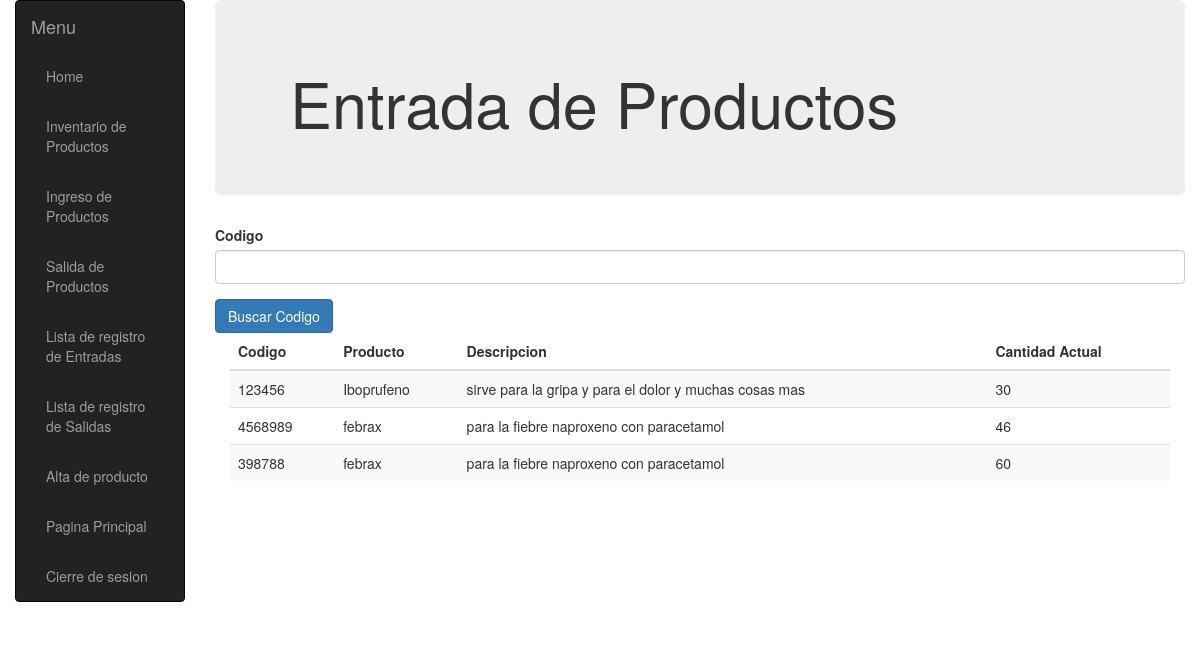
The page /almacen/entrada/ (signed in) on the database as committed earlier.
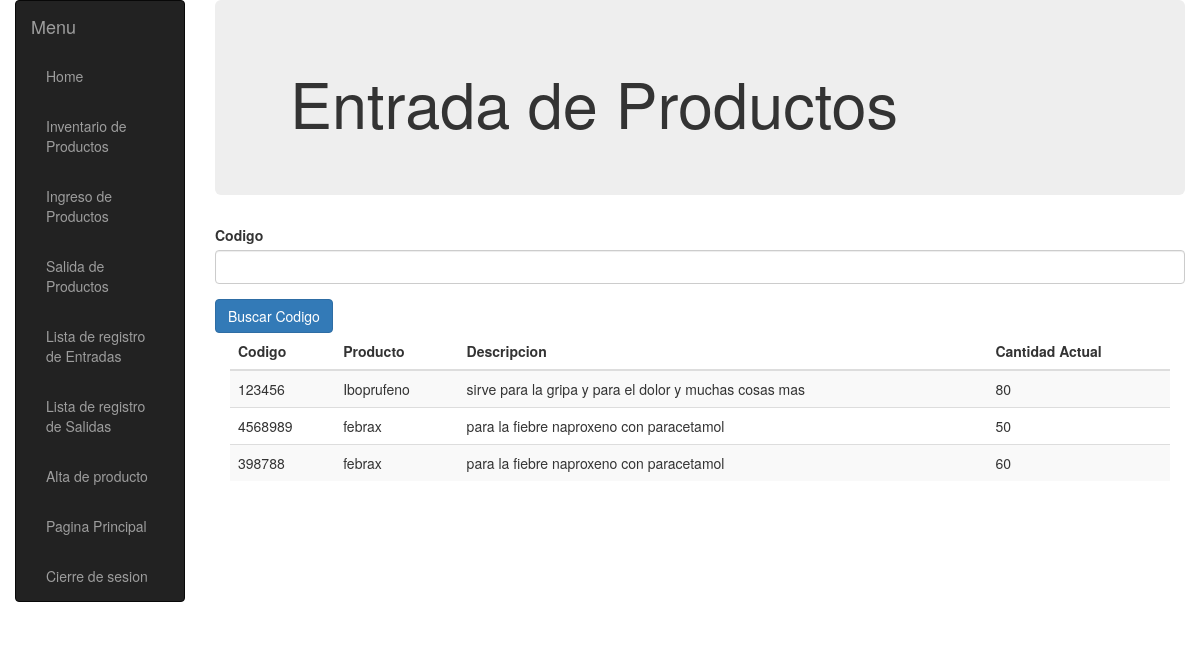
The same page on the database as committed later.
### almacen/models.py (models this page shows, shortened)
class Inventario(models.Model):
    producto=models.ForeignKey('Producto', on_delete=models.CASCADE, null=True)
    cantidad=models.IntegerField(default=0)
    codigob = models.CharField(max_length=200)

class Producto(models.Model):
    id = models.UUIDField(primary_key=True, default=uuid.uuid4, help_text="ID único para este producto")
    nombre = models.CharField(max_length=200)
    descripcion = models.TextField(max_length=1000,  help_text="Ingrese una breve descripción del producto")
    minimo = models.IntegerField(default=0)
    maximo = models.IntegerField(default=0)

### almacen/views.py (the view)
@login_required(login_url='/accounts/login/')
def EntradaView(request):
    form = BuscarCodigoForm()
    inventarios=Inventario.objects.select_related('producto')
    return render(request,"entrada.html",{"form":form,"inventarios":inventarios})

### almacen/forms.py
class BuscarCodigoForm(forms.Form):
    codigo = forms.CharField(max_length=140, required=True, help_text="Ingrese Codigo de barra de producto")
    def __init__(self,*args, **kwargs):
        super(BuscarCodigoForm, self).__init__(*args, **kwargs)
        for name in self.fields.keys():
            self.fields[name].widget.attrs.update({
                'class':'form-control',
            })
    class Meta:
        model=Inventario
        fields=("__all__")

### almacen/templates/entrada.html (shortened to what this page needs)
{% extends "base_generic.html" %}
{% block content %}
<div class="jumbotron">
    <div class="container">
            <h1>Entrada de Productos</h1>
    </div>
</div>
<div class="container-fluid">
    <form method="POST" id="entrada-form" action="{% url 'buscar' %}">
        <div class="row">
            {% for field in form %}
            <div class="form-group col-4">
                <label class="col-12">{{ field.label }}</label>
                {{ field }}
            </div>
            {% endfor %}
            <input type="submit" class="btn btn-primary" value="Buscar Codigo" />
        </div>
    </form>
</div>
<div class="container-fluid">
    <table class="table table-striped table-sm" id="my_entrada">
        <thead>
            <tr>
                <th>Codigo</th>
                <th>Producto</th>
                <th>Descripcion</th>
                <th>Cantidad Actual</th>
            </tr>
        </thead>
        <tbody id="my_registro">
            {% for inventario in inventarios %}
            <tr>
                <td>{{inventario.codigob}}</td>
                <td>{{inventario.producto.nombre}}</td>
                <td>{{inventario.producto.descripcion}}</td>
                <td>{{inventario.cantidad}}</td>
            </tr>
            {% endfor %}
        </tbody>
    </table>
</div>
{% endblock %}

Rows that differ between the two databases and show on the page:
changed Inventario "Iboprufeno": cantidad "30" → "80"
changed Inventario (number 2 of 3 on the later page): cantidad "46" → "50"
